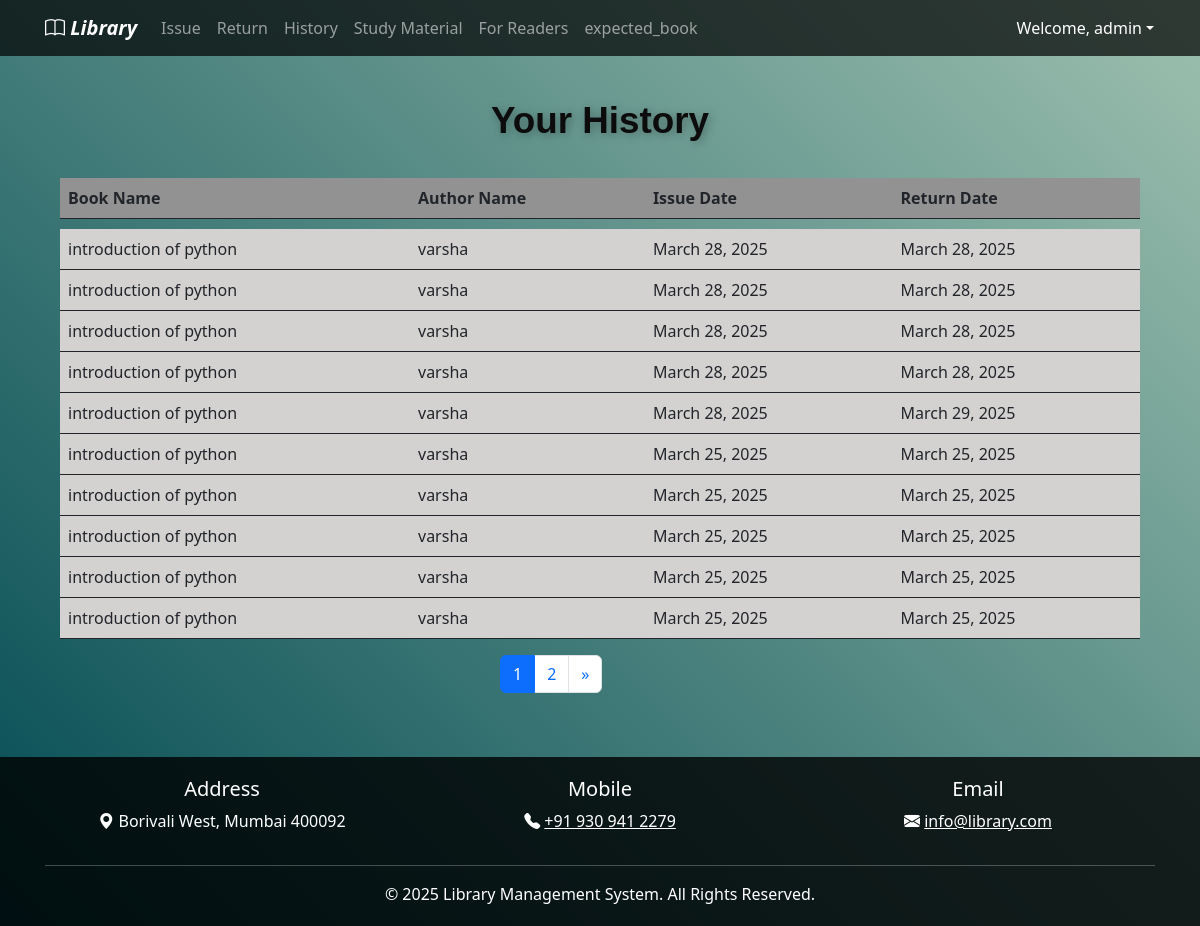
Before: /history (signed in) with the older database file.
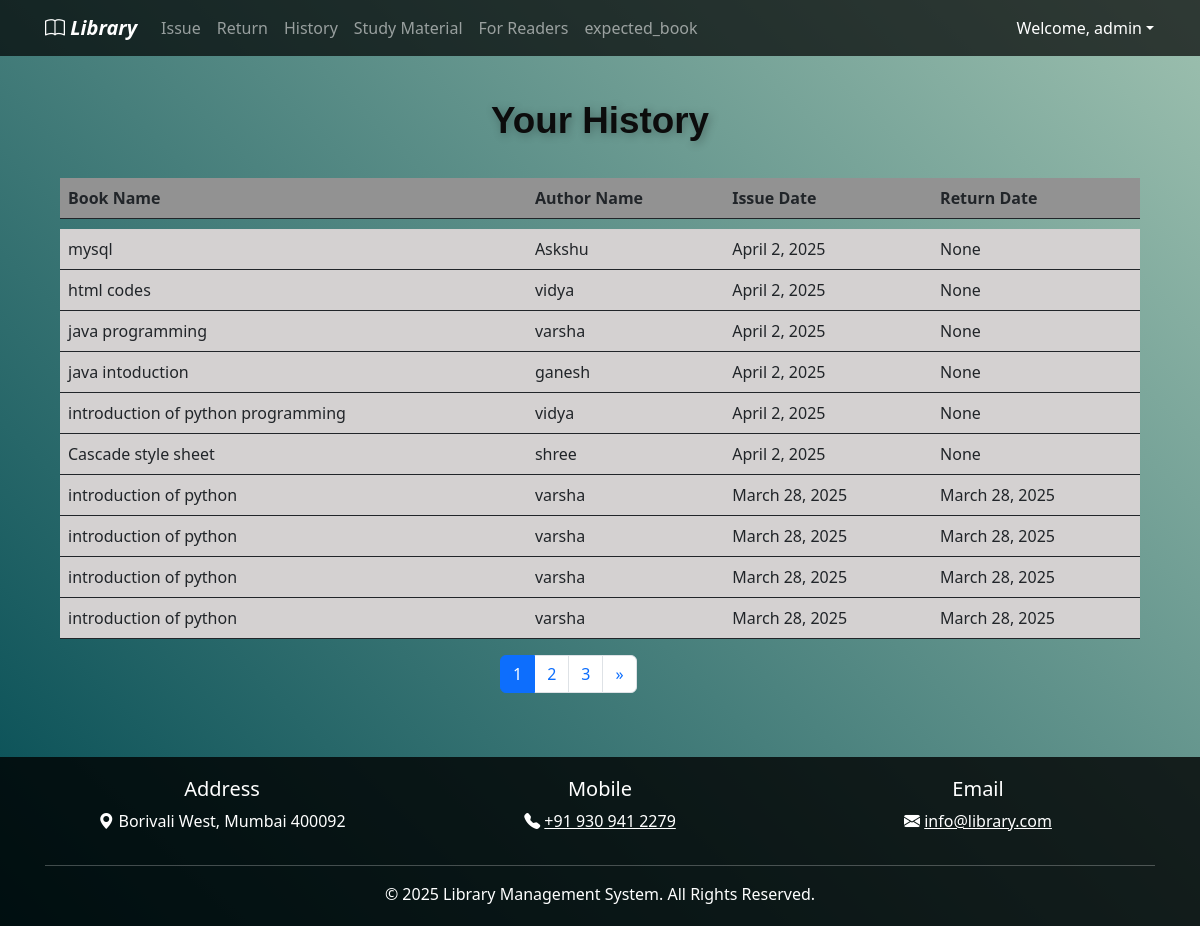
After: the same page with the newer database file.
### elibrary_app/models.py (models this page shows, shortened)
class IssuedItem(models.Model):
    book = models.ForeignKey(Book, on_delete=models.CASCADE)
    user = models.ForeignKey(User, on_delete=models.CASCADE)
    issue_date = models.DateField(default=date.today)
    expected_return_date=models.DateField()
    return_date = models.DateField(blank=True, null=True)
    @property
    def book_name(self):
        return self.book.book_name

class Book(models.Model):
    book_name = models.CharField(max_length=150)
    author_name = models.CharField(max_length=200)
    quantity = models.IntegerField(default=1)
    subject = models.CharField(max_length=2000)
    book_add_time = models.DateTimeField(default=timezone.now)  # Changed to DateTimeField for both date and time
    book_add_date = models.DateField(default=date.today)
    class Meta:
        constraints = [
            models.UniqueConstraint(fields=["book_name", "author_name"], name="unique_book_author")  # Replaced unique_together with UniqueConstraint
        ]

### elibrary_app/views.py (the view)
# urls.py: path("history", views.history, name="history"),  # History page for issued book
@login_required(login_url=reverse_lazy("login"))
def history(request):
    my_items = IssuedItem.objects.filter(user_id=request.user).order_by("-issue_date")
    paginator = Paginator(my_items, 10)
    page_number = request.GET.get("page")
    page_obj = paginator.get_page(page_number)
    return render(request, "history.html", {"books": page_obj})

### elibrary_app/templates/history.html (shortened to what this page needs)
{% extends 'base.html' %}
{% load static %}
{% block content %}
<div class="container mt-4">
    <div class="col-md-12">
        <div class="library-title">
            <span class="word">Your</span>
            <span class="word">History</span>
        </div>
    </div>
</div>
<div class="container">
    <table class="table" style="border: none;">
        <thead class="thead-dark">
            <tr style="background-color: rgb(146, 146, 146);">
                <th scope="col">Book Name</th>
                <th scope="col">Author Name</th>
                <th scope="col">Issue Date</th>
                <th scope="col">Return Date</th>
            </tr>
        </thead>
        <tr style="height: 10px;"></tr>
        <tbody >
            {% for book in books %}
            <tr style="background-color: rgb(212, 209, 209);">
                <td>{{ book.book_name }}</td>
                <td>{{ book.book.author_name }}</td>
                <td>{{ book.issue_date }}</td>
                <td>{{ book.return_date }}</td>
            </tr>
            {% empty %}
            <tr>
                <td colspan="4">No history found.</td>
            </tr>
            {% endfor %}
        </tbody>
    </table>
</div>
<div class="mx-auto" style="width: 200px">
    <nav aria-label="...">
        <ul class="pagination ms-10">
            {% for i in books.paginator.page_range %}
            <li class="page-item {% if books.number == i %}active{% endif %}">
                <a class="page-link" href="?page={{ i }}">{{ i }}</a>
            </li>
            {% endfor %}
            {% if books.has_next %}
            <li class="page-item">
                <a class="page-link" href="?page={{ books.next_page_number }}">&raquo;</a>
            </li>
            {% endif %}
        </ul>
    </nav>
</div>
{% endblock %}

Changed rows visible on the page:
no longer on this page (row unchanged): IssuedItem: book_name "introduction of python", book.author_name "varsha", issue_date "March 28, 2025", return_date "March 29, 2025"
no longer on this page (row unchanged): IssuedItem: book_name "introduction of python", book.author_name "varsha", issue_date "March 25, 2025", return_date "March 25, 2025"
no longer on this page (row unchanged): IssuedItem: book_name "introduction of python", book.author_name "varsha", issue_date "March 25, 2025", return_date "March 25, 2025"
no longer on this page (row unchanged): IssuedItem: book_name "introduction of python", book.author_name "varsha", issue_date "March 25, 2025", return_date "March 25, 2025"
no longer on this page (row unchanged): IssuedItem: book_name "introduction of python", book.author_name "varsha", issue_date "March 25, 2025", return_date "March 25, 2025"
no longer on this page (row unchanged): IssuedItem: book_name "introduction of python", book.author_name "varsha", issue_date "March 25, 2025", return_date "March 25, 2025"
added IssuedItem: book_name "mysql", book.author_name "Askshu", issue_date "April 2, 2025", return_date "None"
added IssuedItem: book_name "html codes", book.author_name "vidya", issue_date "April 2, 2025", return_date "None"
added IssuedItem: book_name "java programming", book.author_name "varsha", issue_date "April 2, 2025", return_date "None"
added IssuedItem: book_name "java intoduction", book.author_name "ganesh", issue_date "April 2, 2025", return_date "None"
added IssuedItem: book_name "introduction of python programming", book.author_name "vidya", issue_date "April 2, 2025", return_date "None"
added IssuedItem: book_name "Cascade style sheet", book.author_name "shree", issue_date "April 2, 2025", return_date "None"
Other visible differences:
new list line: "3"
